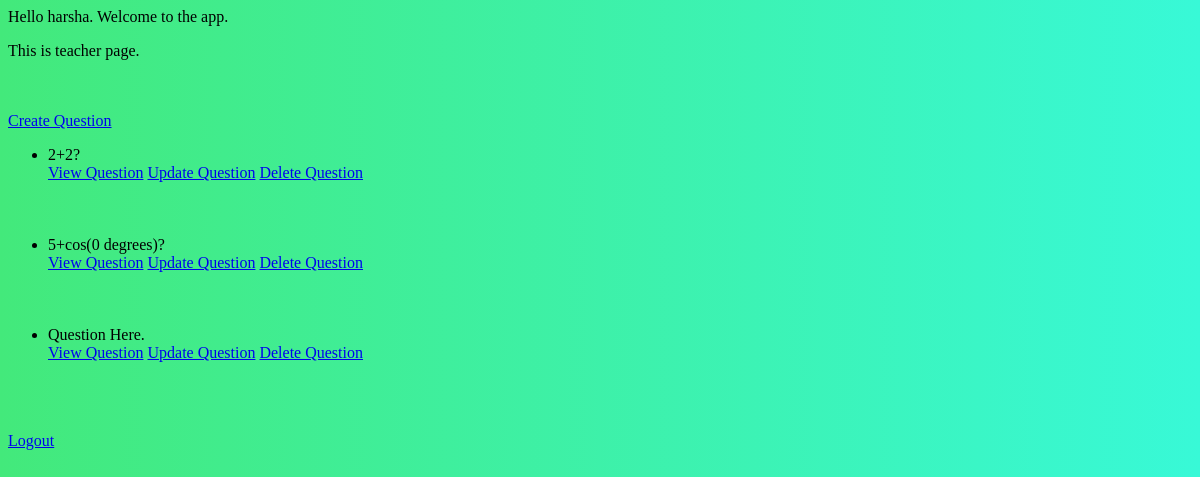
Page /teacher/ (signed in) on the earlier database version.
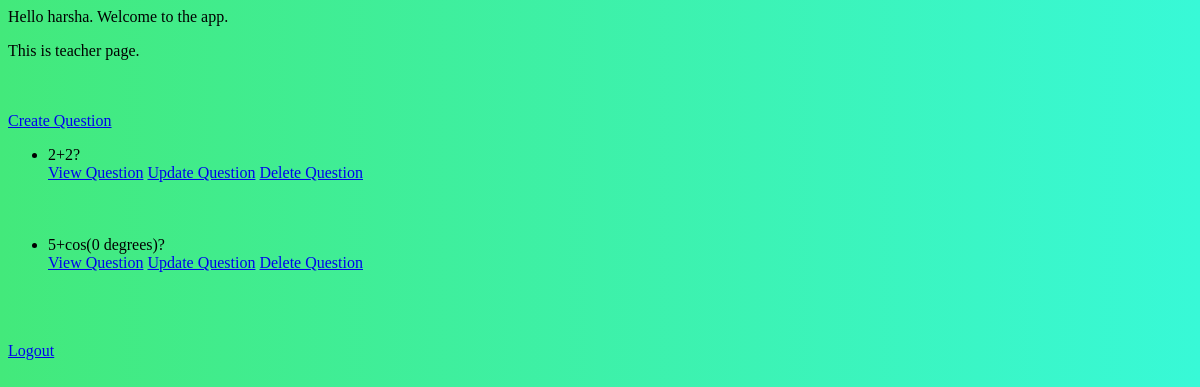
Same page on the later database version.
### user/models.py (models this page shows)
class User(AbstractUser):
    is_student=models.BooleanField(default=False)
    is_teacher=models.BooleanField(default=False)

### teacher/models.py (models this page shows, shortened)
class Question(models.Model):
    question = models.TextField(max_length=200,default='Question Here.')
    answer = models.TextField(max_length=200,default='Answer Here.')
    user = models.ForeignKey(Teacher,on_delete=models.CASCADE,null=True)
    q_subject = models.CharField(max_length=25,null=True,blank=True,choices = SUBJECT_CHOICES)

### teacher/views.py (the view)
# urls.py: path('',TeacherHomeView.as_view(),name='teacher'),
class TeacherHomeView(LoginRequiredMixin,ListView):
    model = Question
    context_object_name="questions"
    template_name='teacher/teacher.html'
    login_url='/login'
    def get_queryset(self):
        try:
            u=Teacher.objects.get(user=self.request.user)
            subject=u.t_subject
        except Teacher.DoesNotExist:
            u=None
            subject=u.t_subject
        return Question.objects.filter(q_subject=subject)

### teacher/templates/teacher/teacher.html
{% extends 'base.html' %}
{% block content%}
<p>Hello {{user.username}}. Welcome to the app.</p>
<p>This is teacher page.</p>
<br><br>
<a href="{% url 'teacher.create'%}">Create Question</a>
<ul>
        {% for a in questions %}
        <li class="question-li">{{a.question}}</li>
        <a href="{% url 'teacher.detail' pk=a.id %}">View Question</a>
        <a href="{% url 'teacher.update' pk=a.id %}">Update Question</a>
        <a href="{% url 'teacher.delete' pk=a.id %}">Delete Question</a>
        <br><br><br><br>
        {% endfor %}
</ul>
<a href="{% url 'logout'%}">Logout</a>
{% endblock %}

### static/templates/base.html
{% load static %}
<html>
<head>
    <link rel="stylesheet" type="text/css" href="{% static 'css/style.css' %}" />
</head>
<body>
    {% block content %}
    {% endblock %}
</body>
</html>

### static/css/style.css (style rules this page uses)
body { background-image: linear-gradient(to right, #43e97b 0%, #38f9d7 100%); }

Differences in the rows shown:
removed Question: question "Question Here."
